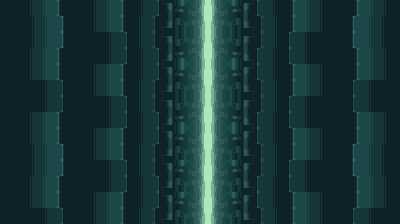

A 2D game scene composited from a Tiled map and its tileset images. What follows is a short description and the map's XML, with every tile layer's data as written:
An orthogonal 25x14 tile map with 16x16 px tiles, 1 tile layer (Tile Layer 1).

<map version="1.9" tiledversion="1.9.0" orientation="orthogonal" renderorder="right-down" width="25" height="14" tilewidth="16" tileheight="16" infinite="0" nextlayerid="2" nextobjectid="1">
 <tileset firstgid="1" source="TroiaBaseTileset.tsx" />
 <layer id="1" name="Tile Layer 1" width="25" height="14">
  <data encoding="csv">
3221226079,3221226111,3221226110,3221226109,2147484255,2147484287,2147484286,2147484285,2147484318,2147484317,2147484252,2147484251,2147484250,602,603,604,669,670,637,638,639,607,1073742461,1073742462,1073742463,
3221226079,3221226079,3221226078,3221226077,2147484255,2147484287,3221226110,3221226109,2147484350,2147484349,2147484284,2147484283,2147484282,634,635,636,701,702,1073742461,1073742462,639,607,1073742429,1073742430,1073742431,
3221226079,2147484255,2147484254,2147484253,2147484255,2147484255,3221226142,3221226141,3221226174,3221226173,3221226108,3221226107,3221226106,1073742458,1073742459,1073742460,1073742525,1073742526,1073742493,1073742494,607,607,605,606,607,
3221226079,2147484287,2147484286,2147484285,2147484255,2147484255,2147484318,2147484317,3221226142,3221226141,3221226076,3221226075,3221226074,1073742426,1073742427,1073742428,1073742493,1073742494,669,670,607,607,637,638,639,
3221226079,3221226111,3221226110,3221226109,2147484255,2147484287,2147484286,2147484285,2147484318,2147484317,2147484252,2147484251,2147484250,602,603,604,669,670,637,638,639,607,1073742461,1073742462,1073742463,
3221226079,3221226079,3221226142,3221226141,2147484255,2147484287,3221226110,3221226109,2147484350,2147484349,2147484284,2147484283,2147484282,634,635,636,701,702,1073742461,1073742462,639,607,1073742493,1073742494,1073742431,
3221226079,2147484255,2147484318,2147484317,2147484255,2147484255,3221226142,3221226141,3221226174,3221226173,3221226108,3221226107,3221226106,1073742458,1073742459,1073742460,1073742525,1073742526,1073742493,1073742494,607,607,669,670,607,
3221226079,2147484287,2147484286,2147484285,2147484255,2147484255,2147484318,2147484317,3221226142,3221226141,3221226076,3221226075,3221226074,1073742426,1073742427,1073742428,1073742493,1073742494,669,670,607,607,637,638,639,
3221226079,3221226111,3221226110,3221226109,2147484255,2147484287,2147484286,2147484285,2147484318,2147484317,2147484252,2147484251,2147484250,602,603,604,669,670,637,638,639,607,1073742461,1073742462,1073742463,
3221226079,3221226079,3221226078,3221226077,2147484255,2147484287,3221226110,3221226109,2147484350,2147484349,2147484284,2147484283,2147484282,634,635,636,701,702,1073742461,1073742462,639,607,1073742429,1073742430,1073742431,
3221226079,2147484255,2147484254,2147484253,2147484255,2147484255,3221226142,3221226141,3221226174,3221226173,2147484252,2147484251,2147484250,602,603,604,1073742525,1073742526,1073742493,1073742494,607,607,605,606,607,
3221226079,2147484287,2147484286,2147484285,2147484255,2147484255,2147484318,2147484317,3221226142,3221226141,2147484284,2147484283,2147484282,634,635,636,1073742493,1073742494,669,670,607,607,637,638,639,
3221226079,3221226111,3221226110,3221226109,2147484255,2147484287,2147484286,2147484285,2147484318,2147484317,2147484252,2147484251,2147484250,602,603,604,669,670,637,638,639,607,1073742461,1073742462,1073742463,
3221226079,3221226079,3221226142,3221226141,2147484255,2147484287,3221226110,3221226109,2147484350,2147484349,2147484284,2147484283,2147484282,634,635,636,701,702,1073742461,1073742462,639,607,1073742493,1073742494,1073742431
</data>
 </layer>
</map>
